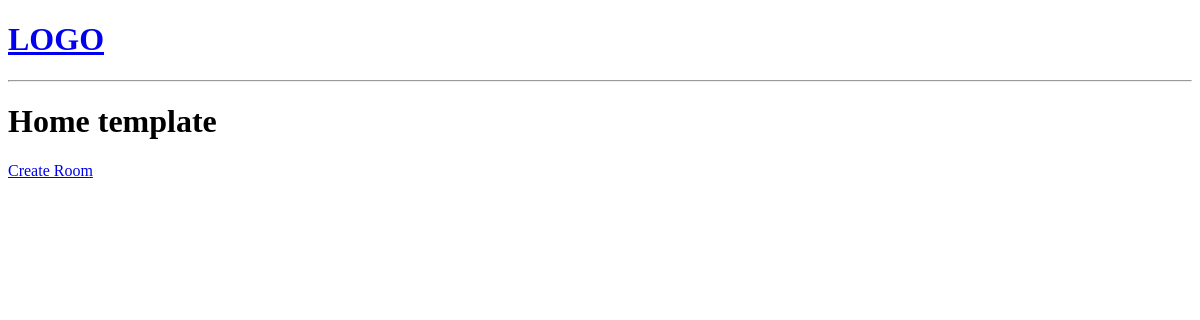
The app's page /, older data.
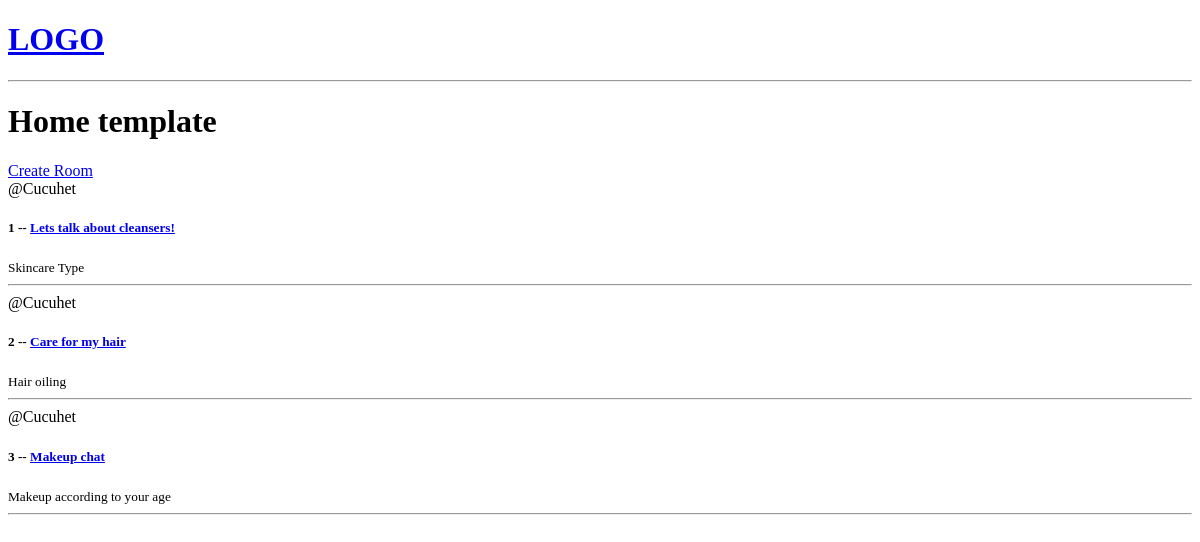
The same page, newer data.
### beautypal/models.py (models this page shows, shortened)
class Room(models.Model):
    host = models.ForeignKey(User, on_delete= models.SET_NULL, null = True)
    topic = models.ForeignKey(Topic, on_delete= models.SET_NULL, null = True)
    name = models.CharField(max_length=200)
    description = models.TextField(null=True, blank=True)
    updated = models.DateTimeField(auto_now=True)
    created = models.DateTimeField(auto_now_add=True)

class Topic(models.Model):
    name = models.CharField(max_length=200)

### beautypal/views.py (the view)
# urls.py: path('', views.home, name="home"),
def home(request):
    rooms = Room.objects.all()
    context = {'rooms': rooms}
    return render(request, 'beautypal/home.html', context)

### beautypal/templates/beautypal/home.html
{% extends 'main.html'%}
{% block content %}
<h1>Home template</h1>
<div>
    <a href="{% url 'create-room' %}">Create Room</a>
    <div>
        {% for room in rooms %}
            <div>
                <span>@{{room.host.username}}</span>
                <h5>{{room.id}} -- <a href="{% url 'room' room.id %}">{{room.name}}</a></h5>
                <small>{{room.topic.name}}</small>
                <hr>
            </div>
        {% endfor %}
    </div>
</div>
{% endblock content %}

### templates/main.html (shortened to what this page needs)
<!DOCTYPE html>
<html lang="en">
<head>
</head>
<body>
    {% include 'navbar.html'%}
    {% block content %}
    {% endblock  %}
</body>
</html>

### templates/navbar.html
<a href="/">
    <h1>LOGO</h1>
</a>
<hr>

Row changes from the older to the newer data that the page shows:
added Room: host.username "Cucuhet", id "1", name "Lets talk about cleansers!", topic.name "Skincare Type"
added Room: host.username "Cucuhet", id "2", name "Care for my hair", topic.name "Hair oiling"
added Room: host.username "Cucuhet", id "3", name "Makeup chat", topic.name "Makeup according to your age"
